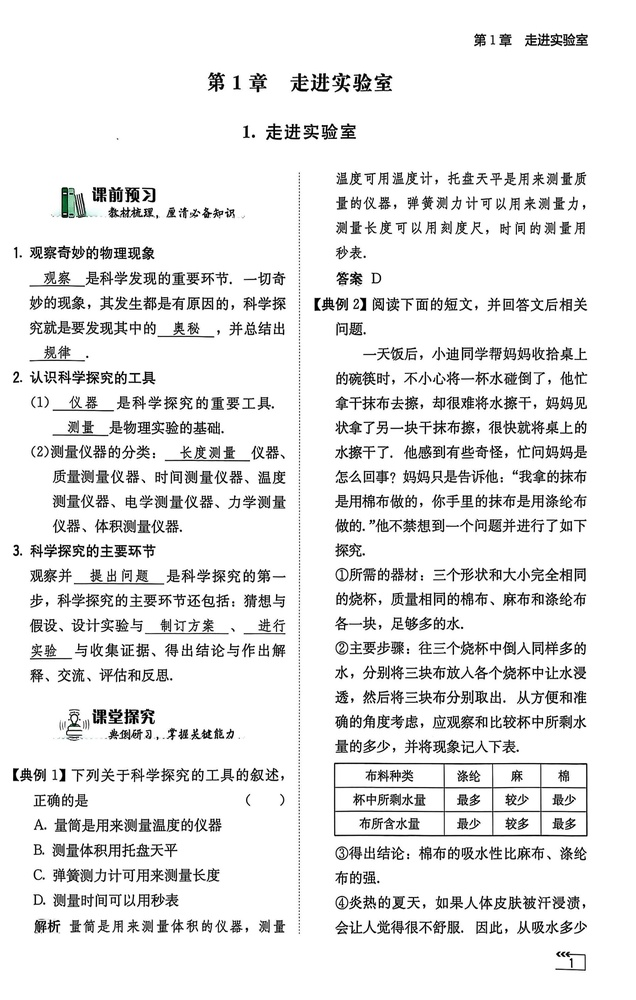
#> input picture samples/page_001.jpg, 636 x 1000 px, shrunk from 2076 x 3264 before the run
$ python -i red_mask_bridge.py   (imports and definitions only)
#> lines starting #> are read from the running program, lines starting #| are printed output that depends on the picture; after the words box and inside, x2 and y2 are one past the last pixel; in counts of white or black regions, pixels touching at a corner belong together
#> further down, picture is the input picture: shape (1000, 636, 3); mean B, G, R 234, 234, 234
"""
RubriClean Bridge — 保守检测版
比 Standard 更严格的红笔检测阈值 (min_diff=20)，
在保持红黑交叉修复效果的同时，对偏黑/深红笔迹更安全。
"""
import cv2
import numpy as np

CONFIG_BRIDGE = {
    "min_diff": 20,              # 更严格的红笔判定，减少偏黑红笔的误检
    # Light-gated 晕影吸收
    "fringe_dilate_px": 13,
    "fringe_light_thresh": 200,
    # 通道均衡 — 保守参数，安全优先
    "ink_gray_thresh": 80,        # gray < 此值判定为暗色墨水
    "ink_redness_max": 10,        # redness < 此值才是纯黑墨（非红笔）
    "ink_dilate_px": 3,           # 与 Standard 相同的近墨区膨胀
    "ink_min_area": 15,           # 连通域过滤，过滤笔锋暗斑
}


def detect_red_standard(img, config=None):
    """标准版红笔检测：R-G>min_diff & R-B>min_diff"""
    cfg = config or CONFIG_BRIDGE
    r = img[:, :, 2].astype(np.int16)
    g = img[:, :, 1].astype(np.int16)
    b = img[:, :, 0].astype(np.int16)
    diff = cfg["min_diff"]
    mask = (r - g > diff) & (r - b > diff)
#> mask: shape (1000, 636) bool; every value is 0
    return mask.astype(np.uint8) * 255


def absorb_fringe(img, mask, config=None):
    """Light-gated 晕影吸收"""
    cfg = config or CONFIG_BRIDGE
    dilate_px = cfg.get("fringe_dilate_px", 13)
    light_thresh = cfg.get("fringe_light_thresh", 200)

    gray = cv2.cvtColor(img, cv2.COLOR_BGR2GRAY)
    ksize = dilate_px * 2 + 1
    kernel = cv2.getStructuringElement(cv2.MORPH_ELLIPSE, (ksize, ksize))
    expanded = cv2.dilate(mask, kernel, iterations=1)

    light = (gray > light_thresh).astype(np.uint8) * 255
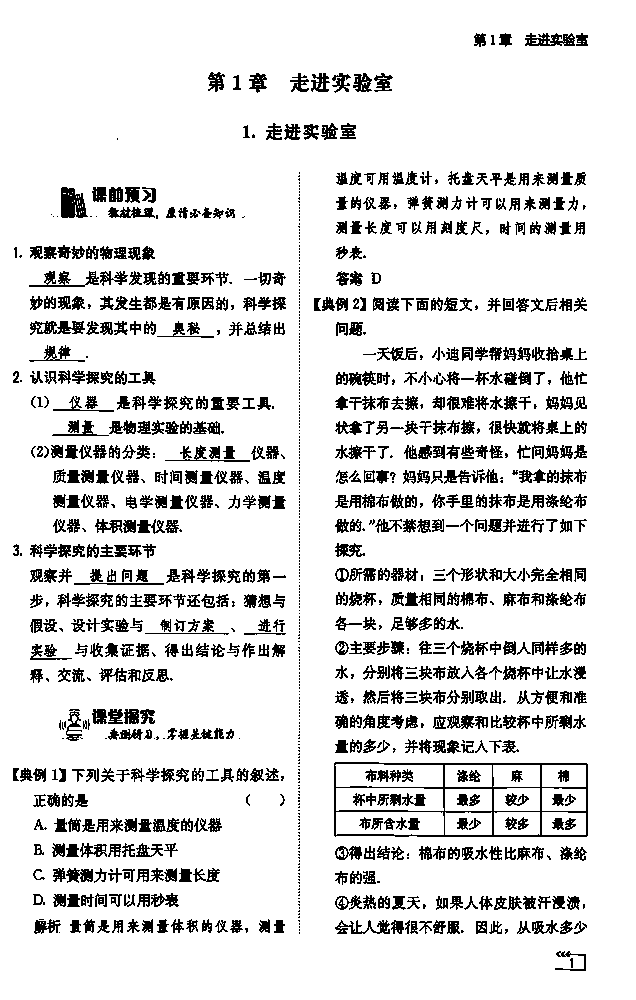
#> light: shape (1000, 636); 87.6% white; black in thin lines or dots, all inside (x1, y1, x2, y2) = (13, 33, 588, 971)
    absorbed = cv2.bitwise_and(expanded, light)

    return cv2.bitwise_or(mask, absorbed)


def channel_balance(img, mask, config=None):
    """
    上下文感知通道均衡（激进版）。

    无噪点过滤，更大膨胀半径，假设画面中不存在偏黑红笔。
    """
    cfg = config or CONFIG_BRIDGE
    ink_gray = cfg.get("ink_gray_thresh", 80)
    ink_redness = cfg.get("ink_redness_max", 10)
    ink_dilate = cfg.get("ink_dilate_px", 7)

    r = img[:, :, 2].astype(np.int16)
    g = img[:, :, 1].astype(np.int16)
    b = img[:, :, 0].astype(np.int16)
    gray = cv2.cvtColor(img, cv2.COLOR_BGR2GRAY)

    max_gb = np.maximum(g, b)
    redness = r - max_gb
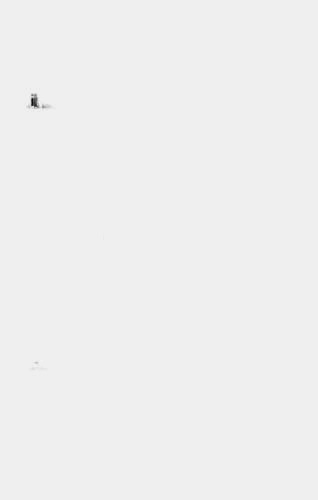
#> redness: shape (1000, 636) int16 (shown at 1/2 size); min -95, max 6, mean -0.0399; drawn with min black and max white

    # 检测黑笔笔画：暗色 + 非红
    ink_strokes = (gray < ink_gray) & (redness < ink_redness)
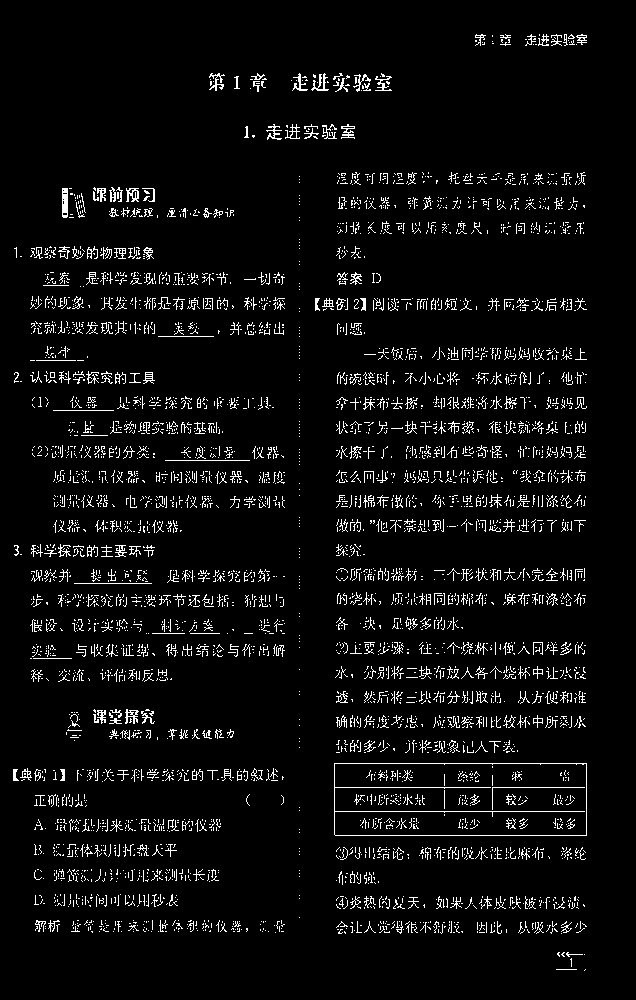
#> ink_strokes: shape (1000, 636) bool; 5.2% white in thin lines or dots, all inside (x1, y1, x2, y2) = (13, 34, 587, 971)

    # 不做微小噪点过滤（假设无偏黑红笔，不会产生笔锋暗斑误检）
    min_area = cfg.get("ink_min_area", 0)
    if min_area > 0:
        ink_u8 = ink_strokes.astype(np.uint8)
        n_labels, labels, stats, _ = cv2.connectedComponentsWithStats(ink_u8, connectivity=8)
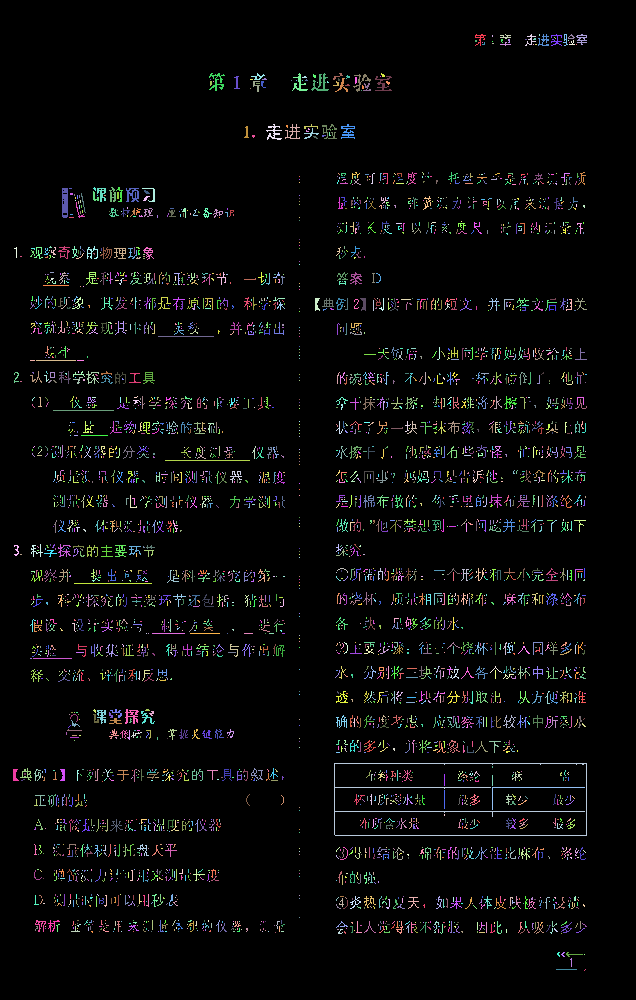
#> labels: shape (1000, 636) int32; 4434 distinct labels, from 0 to 4433; one colour per label, 0 black
#> n_labels = 4434
        small_mask = np.zeros(n_labels, dtype=bool)
        for i in range(1, n_labels):
            if stats[i, cv2.CC_STAT_AREA] < min_area:
                small_mask[i] = True
        if small_mask.any():
            ink_strokes[small_mask[labels]] = False
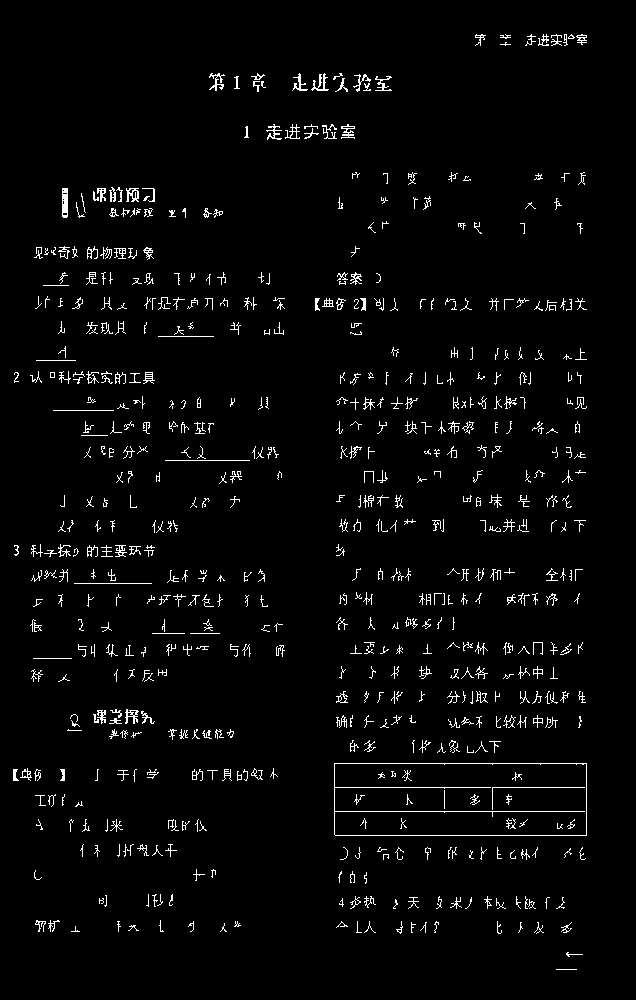
#> ink_strokes: shape (1000, 636) bool; 2.9% white in thin lines or dots, all inside (x1, y1, x2, y2) = (13, 34, 587, 970)

    # 激进膨胀，覆盖更宽的红笔交叉区
    ksize = ink_dilate * 2 + 1
    kernel = cv2.getStructuringElement(cv2.MORPH_ELLIPSE, (ksize, ksize))
    near_ink = cv2.dilate(ink_strokes.astype(np.uint8), kernel, iterations=1)
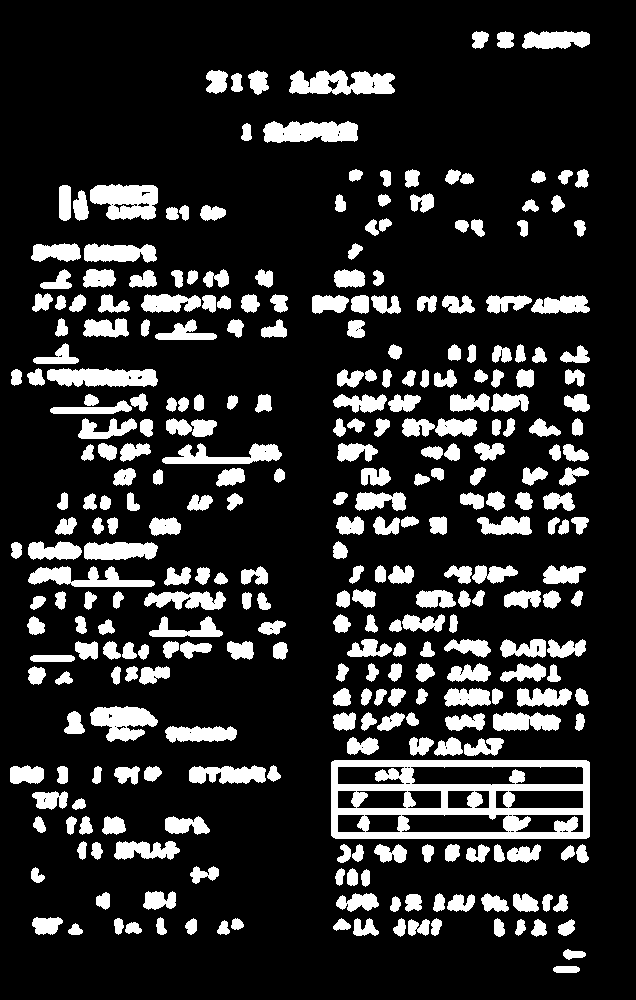
#> near_ink: shape (1000, 636); values 0 (black) and 1 (white), 17% white; 313 white regions, largest, box (x1, y1, x2, y2) and area: (331, 760, 590, 839) 10346, (289, 70, 395, 95) 1900, (90, 184, 158, 220) 1846

    result = img.copy()

    # mask 像素在近黑笔区域内 + 有红度 → 压 R 保留暗色
    on_ink = (mask > 0) & (near_ink > 0) & (redness > 0)

    # 其余 mask 像素 → 涂白
    on_paper = (mask > 0) & ~on_ink
    result[on_paper] = (255, 255, 255)

    # 仅对近黑笔区域像素压 R 通道
    if on_ink.any():
        r_channel = result[:, :, 2].copy()
        r_channel[on_ink] = np.clip(max_gb[on_ink], 0, 255).astype(np.uint8)
        result[:, :, 2] = r_channel

    return result


def process(img, config=None):
    """一站式处理：检测红笔 → 吸收晕影 → 通道均衡填充"""
    mask = detect_red_standard(img, config)
    mask = absorb_fringe(img, mask, config)
    cleaned = channel_balance(img, mask, config)
    return cleaned, mask

>>> import cv2
>>> picture = cv2.imread('../samples/page_001.jpg')
>>> result = process(picture)

$ run again, on samples/page_003.jpg
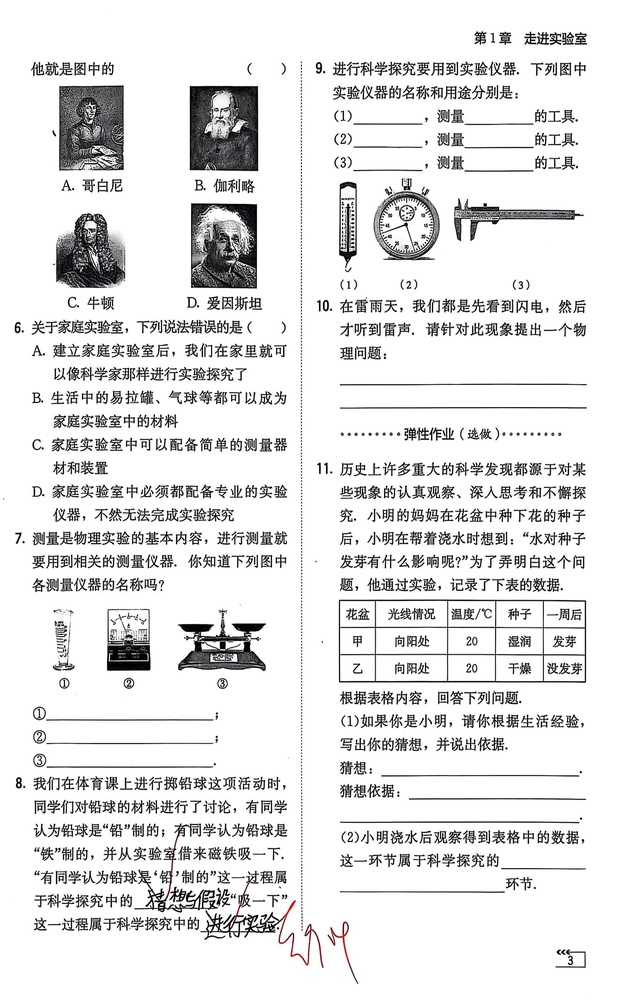
#> input picture samples/page_003.jpg, 634 x 1000 px, shrunk from 2068 x 3264 before the run
#> picture is the input picture: shape (1000, 634, 3); mean B, G, R 228.7, 228.7, 228.7
#> mask: shape (1000, 634) bool; 0.13% white in thin lines or dots, all inside (x1, y1, x2, y2) = (166, 838, 351, 968)
#> expanded: shape (1000, 634); 1.6% white; 3 white regions, box (x1, y1, x2, y2) and area: (265, 887, 364, 981) 6483, (153, 825, 191, 910) 2233, (218, 882, 257, 941) 1561
#> light: shape (1000, 634); 84.7% white; 1034 black regions (419 under 20 px), largest, box (x1, y1, x2, y2) and area: (189, 86, 259, 171) 5202, (59, 85, 124, 171) 5188, (191, 203, 257, 289) 4756
#> absorbed: shape (1000, 634); 1.3% white; 61 white regions (50 under 20 px), largest, box (x1, y1, x2, y2) and area: (265, 887, 364, 981) 5551, (154, 826, 178, 900) 666, (170, 827, 191, 895) 588
#> in channel_balance, `n_labels, labels, stats, _ = cv2.connectedComponentsWithStats(ink_u8, ..`:
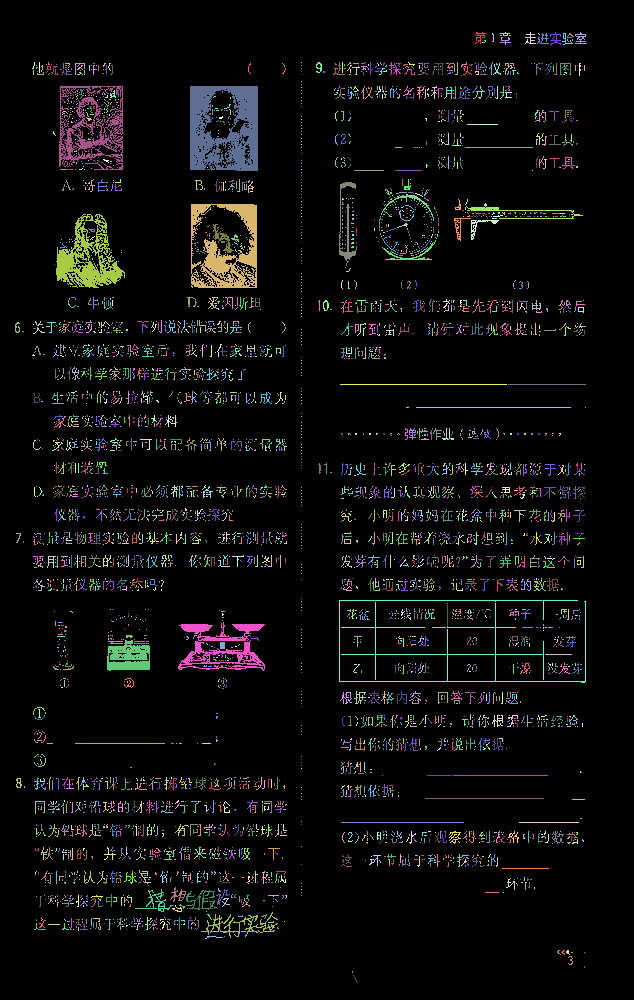
#> labels: shape (1000, 634) int32; 4526 distinct labels, from 0 to 4525; one colour per label, 0 black
#> n_labels = 4526
#> near_ink: shape (1000, 634); values 0 (black) and 1 (white), 19.3% white; 280 white regions, largest, box (x1, y1, x2, y2) and area: (336, 597, 589, 686) 9151, (187, 83, 261, 174) 6046, (56, 83, 127, 173) 5652
#> on_ink: shape (1000, 634) bool; 0.05% white in thin lines or dots, all inside (x1, y1, x2, y2) = (153, 827, 281, 936)
#> on_paper: shape (1000, 634) bool; 1.3% white; 58 white regions (52 under 20 px), largest, box (x1, y1, x2, y2) and area: (265, 887, 364, 981) 6113, (154, 826, 191, 908) 1280, (220, 882, 257, 928) 743, (224, 933, 245, 941) 72, (240, 920, 248, 931) 55, (269, 917, 277, 925) 23
#> in channel_balance, `result[on_paper] = (255, 255, 255)`:
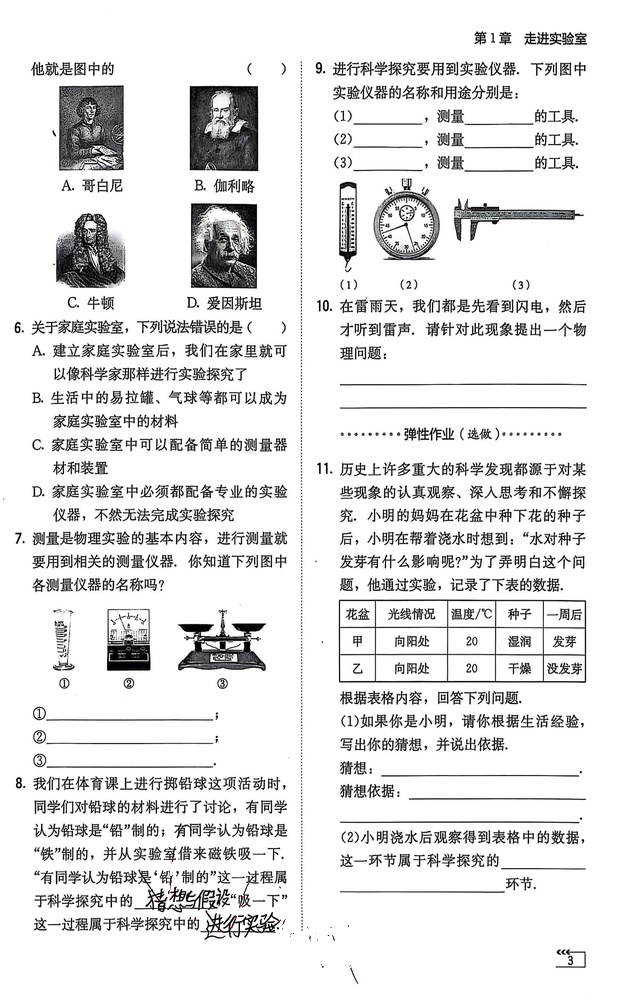
#> result: shape (1000, 634, 3); 1% of pixels changed, all inside (x1, y1, x2, y2) = (153, 826, 364, 980)

$ run again, on samples/page_004.jpg
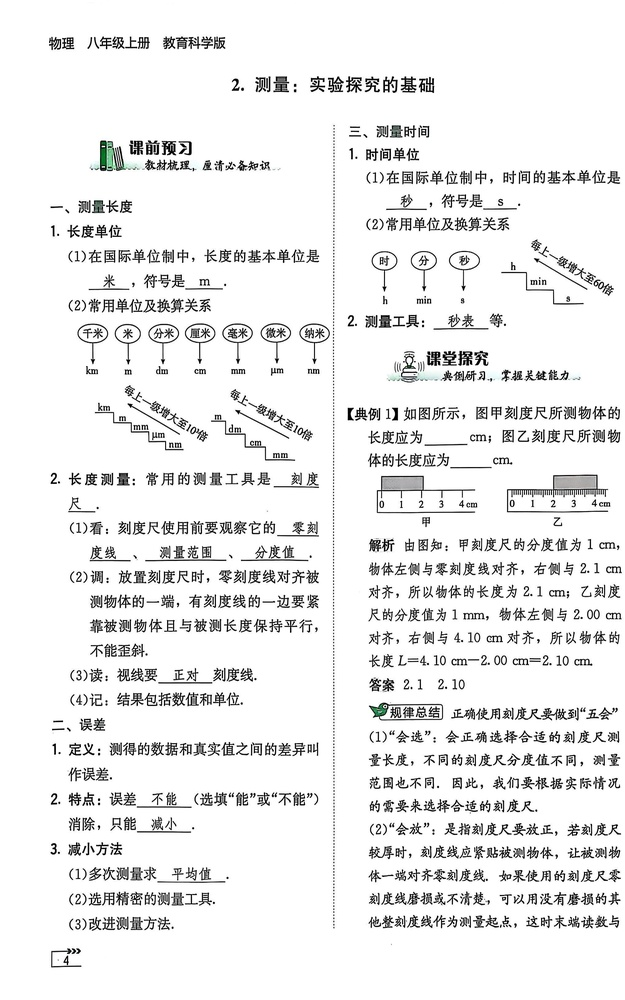
#> input picture samples/page_004.jpg, 625 x 1000 px, shrunk from 2036 x 3256 before the run
#> picture is the input picture: shape (1000, 625, 3); mean B, G, R 236.8, 236.8, 236.7
#> mask: shape (1000, 625) bool; every value is 0
#> light: shape (1000, 625); 89.2% white; black in thin lines or dots, all inside (x1, y1, x2, y2) = (49, 36, 622, 968)
#> in channel_balance, `n_labels, labels, stats, _ = cv2.connectedComponentsWithStats(ink_u8, ..`:
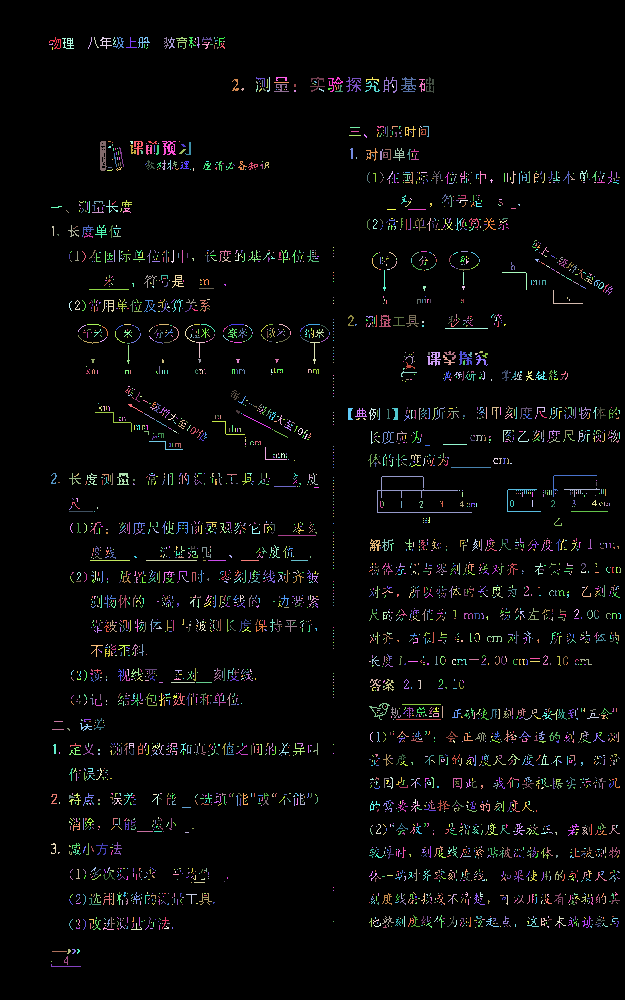
#> labels: shape (1000, 625) int32; 4083 distinct labels, from 0 to 4082; one colour per label, 0 black
#> n_labels = 4083
#> in channel_balance, `near_ink = cv2.dilate(ink_strokes.astype(np.uint8), kernel, iterations..`:
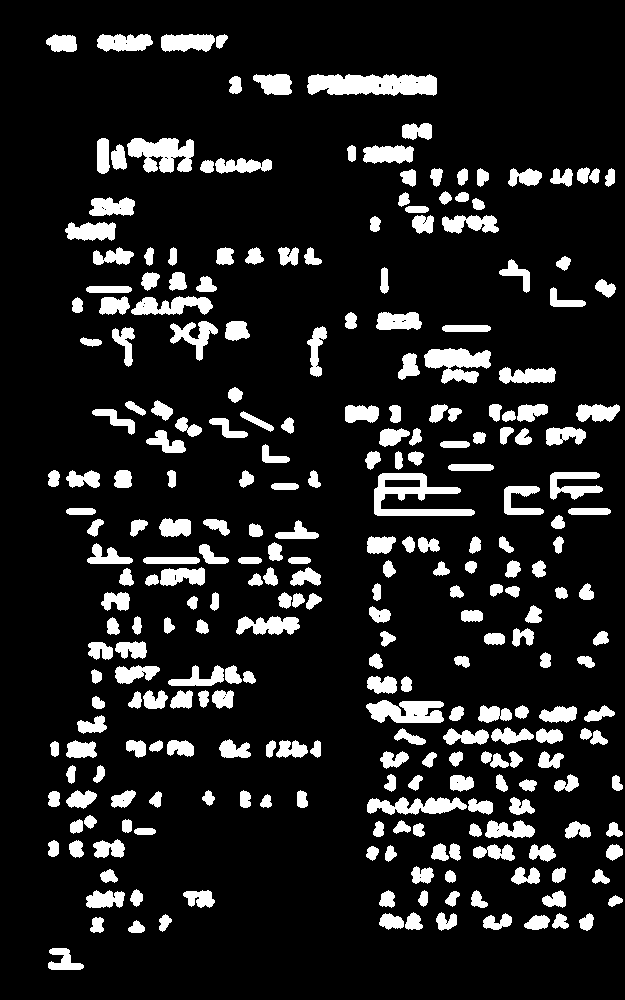
#> near_ink: shape (1000, 625); values 0 (black) and 1 (white), 12.8% white; 274 white regions, largest, box (x1, y1, x2, y2) and area: (307, 74, 437, 96) 2367, (374, 473, 475, 516) 1930, (127, 138, 194, 173) 1597
